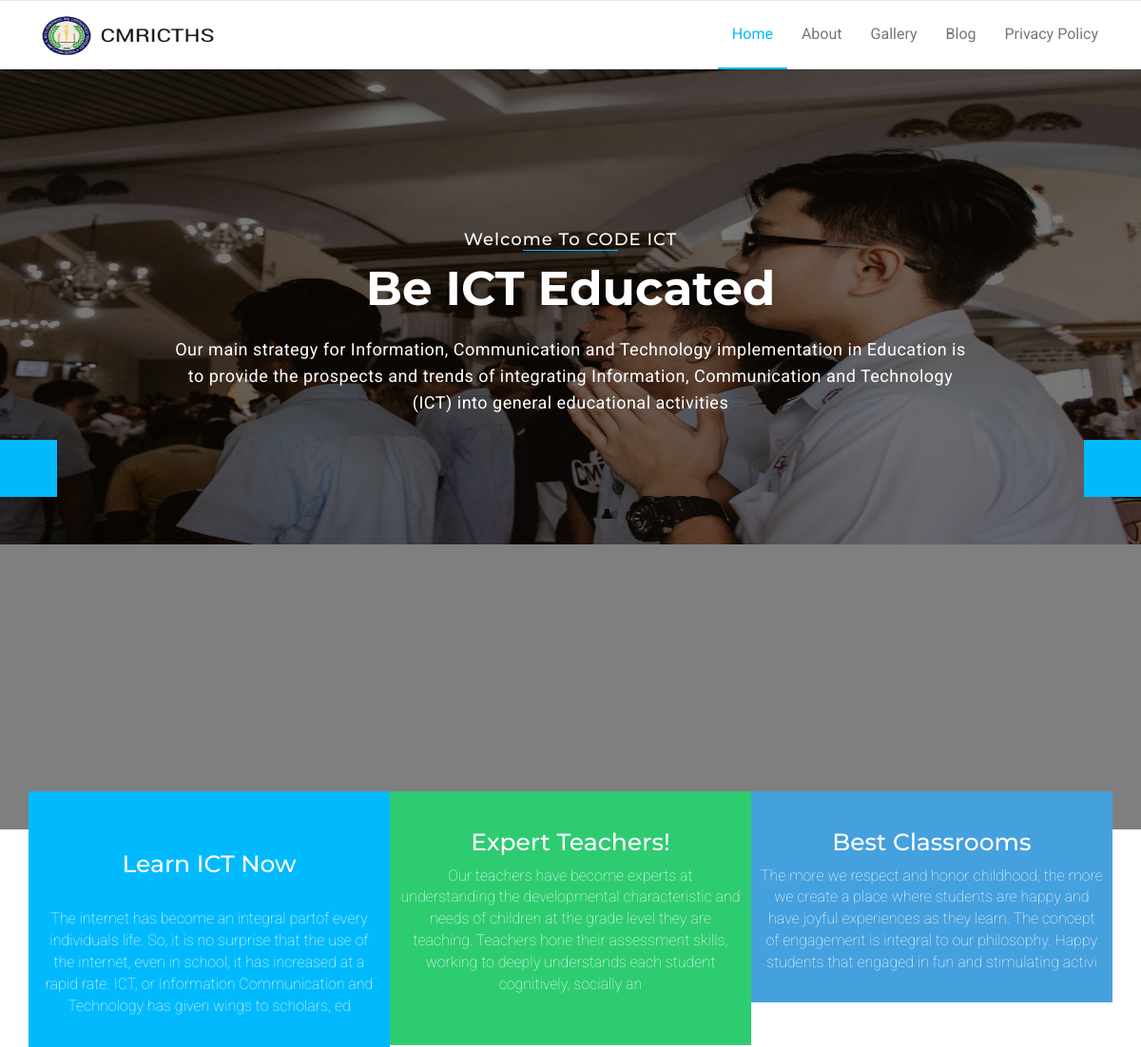
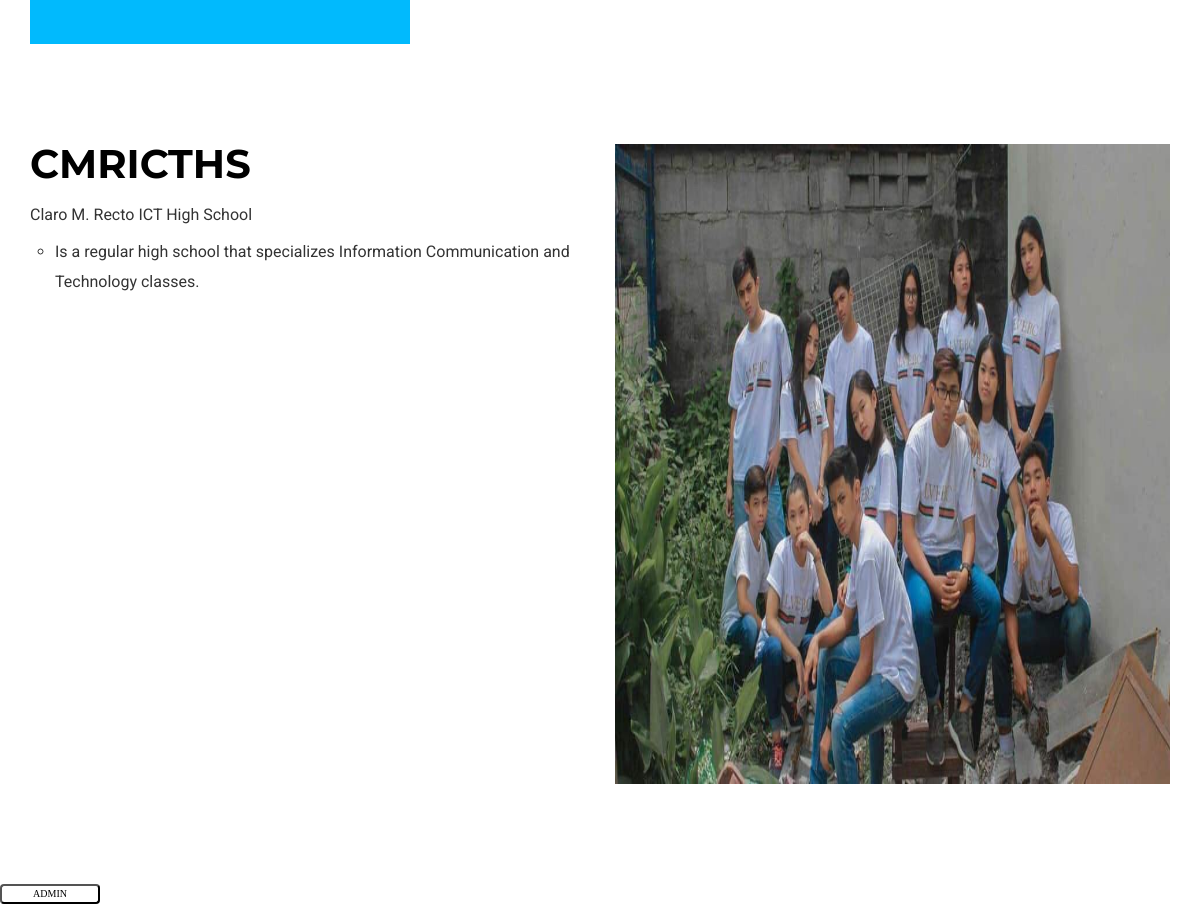
Page /function_complete/Home.php on the committed database (2 pictures, top to bottom).
### tables this page shows
CREATE TABLE `home` (
  `position` varchar(11) NOT NULL,
  `inputs` text NOT NULL
);

CREATE TABLE `photo` (
  `position` varchar(255) NOT NULL,
  `photo` varchar(255) NOT NULL
);

### function_complete/Home.php (the view, shortened to what this page needs)
<html lang="en">
  <head>
</head>
    <link href="font-awesome.css" rel="stylesheet">
    <link href="bootstrap.css" rel="stylesheet">
    <link rel="stylesheet" type="text/css" href="slick.css">
    <link rel="stylesheet" href="jquery.fancybox.css" type="text/css" media="screen" />
    <link id="switcher" href="default-theme.css" rel="stylesheet">
    <link href="style.css" rel="stylesheet">
  </head>
  <body>
  <section id="mu-menu">
    <nav class="navbar navbar-default" role="navigation">
      <div class="container">
        <div class="navbar-header">
          <a class="navbar-brand" href="1.php"><img src="tle photos/LOGOO.png" width="200px" height="80px" style="margin-top: -25px;"></a>
        </div>
      <div id="navbar" class="navbar-collapse collapse">
          <ul id="top-menu" class="nav navbar-nav navbar-right main-nav">
            <li class="active"><a href="Home.php">Home</a></li>
            <li class="dropdown">
               <a href="About.php">About </a>
            </li>
            <li><a href="Gallery.php">Gallery</a></li>
            <li class="">
              <a href="Blog.php" >Blog </span></a>
            </li>
            <li><a href="Privacy Policy.php">Privacy Policy</a></li>
        </div>
      </div>
    </nav>
  </section>
  <section id="mu-slider">
    <div class="mu-slider-single">
      <div class="mu-slider-img">
        <figure>
          <img src="tle photos/pray.jpg" alt="img">
        </figure>
      </div>
      <div class="mu-slider-content">
	<h4>Welcome To CODE ICT</h4>
        <span></span>
        <h2>Be ICT Educated</h2>
        <p>Our main strategy for Information, Communication and Technology implementation in Education is to provide the prospects and trends of integrating Information, Communication and Technology (ICT) into general educational activities</p>
      </div>
    </div>
  </section>
  <section id="mu-service">
    <div class="container">
      <div class="row">
        <div class="col-lg-12 col-md-12">
          <div class="mu-service-area">
            <div class="mu-service-single">
			<?php
			include('connection.php');
			$position= "div1";
			$SQL = "SELECT * FROM home WHERE position='$position' LIMIT 1";
			$result = mysqli_query($conn, $SQL);
			$user = mysqli_fetch_assoc($result);
			?>
			<br>
              <h3><?php echo $user['inputs']; ?></h3>
			  <br>
			 <?php
			include('connection.php');
			$position= "div2";
			$SQL = "SELECT * FROM home WHERE position='$position' LIMIT 1";
			$result = mysqli_query($conn, $SQL);
			$user = mysqli_fetch_assoc($result);
			?>
              <p><?php echo $user['inputs']; ?></p>
			  <br>
			  <br>
            </div>
            <div class="mu-service-single">
           <?php
			include('connection.php');
			$position= "div3";
			$SQL = "SELECT * FROM home WHERE position='$position' LIMIT 1";
			$result = mysqli_query($conn, $SQL);
			$user = mysqli_fetch_assoc($result);
			?>
              <h3><?php echo $user['inputs']; ?></h3>
			<?php
			include('connection.php');
			$position= "div4";
			$SQL = "SELECT * FROM home WHERE position='$position' LIMIT 1";
			$result = mysqli_query($conn, $SQL);
			$user = mysqli_fetch_assoc($result);
			?>
              <p><?php echo $user['inputs']; ?> </p>
			  <br>
            </div>
            <div class="mu-service-single">
			<?php
			include('connection.php');
			$position= "div5";
			$SQL = "SELECT * FROM home WHERE position='$position' LIMIT 1";
			$result = mysqli_query($conn, $SQL);
			$user = mysqli_fetch_assoc($result);
			?>
              <h3><?php echo $user['inputs']; ?></h3>
			<?php
			include('connection.php');
			$position= "div6";
			$SQL = "SELECT * FROM home WHERE position='$position' LIMIT 1";
			$result = mysqli_query($conn, $SQL);
			$user = mysqli_fetch_assoc($result);
			?>
              <p><?php echo $user['inputs']; ?></p>
            </div>
          </div>
        </div>
      </div>
    </div>
  </section>
  <section id="mu-about-us">
    <div class="container">
      <div class="row">
        <div class="col-md-12">
          <div class="mu-about-us-area">
            <div class="row">
              <div class="col-lg-6 col-md-6">
                <div class="mu-about-us-left">
                  <div class="mu-title">
                    <h2>CMRICTHS</h2>
                  </div>
                  <p>Claro M. Recto ICT High School
                  <ul>
                    <li>Is a regular high school that specializes Information Communication and Technology classes.</li>
                </div>
              </div>
              <div class="col-lg-6 col-md-6">
                <div class="mu-about-us-right">
				<?php
			include('connection.php');
			$position= "front";
			$table = "photo";
			$SQL = "SELECT * FROM $table WHERE position='$position' LIMIT 1";
			$result = mysqli_query($conn, $SQL);
			$user = mysqli_fetch_assoc($result);
				?>
                  <img src="imported photos/<?php echo $user['photo'];?>" alt="img" height="80%" width="100%">
                </div>
              </div>
            </div>
          </div>
        </div>
      </div>
    </div>
  </section>
<a href="second.php"><button class="button" style="vertical-align:middle"><span>ADMIN</i>  </span></button></a>
  </body>
</html>

### function_complete/default-theme.css (style rules this page uses)
#mu-menu .navbar-default .navbar-nav > .active > a, #mu-menu .navbar-default .navbar-nav > .active > a:hover, #mu-menu .navbar-default .navbar-nav > .active > a:focus { color: #01bafd; border-bottom: 2px solid #01bafd; background-color: transparent; }
#mu-slider .mu-slider-single .mu-slider-content span { background-color: #01bafd; }

### function_complete/style.css (style rules this page uses)
body { background-color: #ffffff; font-family: "Roboto", sans-serif; color: #333333; font-size: 16px; overflow-x: hidden; }
ul { padding: 0; margin: 0; list-style: none; }
a { text-decoration: none; color: #333333; }
h1, h2, h3, h4, h5, h6 { font-family: "Montserrat", sans-serif; }
h2 { font-size: 30px; font-weight: 700; line-height: 40px; margin: 0; }
img { border: none; }
#mu-menu { display: inline; float: left; width: 100%; }
#mu-menu .navbar-header .navbar-brand { color: #333; font-family: "Montserrat", sans-serif; font-size: 26px; font-weight: bold; text-transform: uppercase; padding-top: 20px; letter-spacing: 0.5px; }
#mu-menu .navbar-default { background-color: #fff; border-radius: 0; border-left: none; border-right: none; margin-bottom: 0px; }
#mu-menu .navbar-default .navbar-nav li > a { border-bottom: 2px solid transparent; padding-bottom: 25px; padding-top: 25px; margin-bottom: -1px; -webkit-transition: all 0.5s; -moz-transition: all 0.5s; -ms-transition: all 0.5s; -o-transition: all 0.5s; transition: all 0.5s; }
#mu-slider { display: inline; float: left; width: 100%; }
#mu-slider .mu-slider-single { display: inline; float: left; width: 100%; position: relative; }
#mu-slider .mu-slider-single .mu-slider-img { display: inline; float: left; width: 100%; height: 500px; }
#mu-slider .mu-slider-single .mu-slider-img:after { background-color: rgba(0, 0, 0, 0.5); content: ''; position: absolute; left: 0; right: 0; top: 0; bottom: 0; }
#mu-slider .mu-slider-single .mu-slider-img figure { height: 100%; width: 100%; }
#mu-slider .mu-slider-single .mu-slider-img figure img { width: 100%; height: 100%; }
#mu-slider .mu-slider-single .mu-slider-content { color: #fff; position: absolute; left: 0; right: 0; top: 20%; padding: 0 15%; width: 100%; text-align: center; height: 100%; }
#mu-slider .mu-slider-single .mu-slider-content h4 { letter-spacing: 1px; margin-bottom: 0; }
#mu-slider .mu-slider-single .mu-slider-content span { display: inline-block; height: 1px; width: 100px; }
#mu-slider .mu-slider-single .mu-slider-content h2 { font-size: 50px; line-height: 80px; margin-bottom: 10px; }
#mu-slider .mu-slider-single .mu-slider-content p { font-size: 18px; letter-spacing: 0.5px; line-height: 28px; }
#mu-service { display: inline; float: left; margin-top: -40px; width: 100%; }
#mu-service .mu-service-area { display: inline; float: left; width: 100%; }
#mu-service .mu-service-area .mu-service-single { background-color: #01bafd; color: #fff; display: inline; float: left; padding: 20px 10px; text-align: center; width: 33.33%; }
#mu-service .mu-service-area .mu-service-single:nth-child(2) { background-color: #2ecc71; }
#mu-service .mu-service-area .mu-service-single:nth-child(3) { background-color: #45a0de; }
#mu-service .mu-service-area .mu-service-single h3 { font-size: 25px; }
#mu-service .mu-service-area .mu-service-single p { font-weight: lighter; }
#mu-about-us { display: inline; float: left; width: 100%; padding: 100px 0; }
#mu-about-us .mu-about-us-area { display: inline; float: left; width: 100%; }
#mu-about-us .mu-about-us-area .mu-about-us-left { display: inline; float: left; width: 100%; }
#mu-about-us .mu-about-us-area .mu-about-us-left h2 { font-size: 40px; margin-bottom: 20px; text-align: left; }
#mu-about-us .mu-about-us-area .mu-about-us-left ul { margin-left: 25px; margin-bottom: 15px; }
#mu-about-us .mu-about-us-area .mu-about-us-left ul li { line-height: 30px; list-style: circle; }
#mu-about-us .mu-about-us-area .mu-about-us-right { display: inline; float: left; width: 100%; display: block; width: 100%; background-color: #ccc; }
.mu-title { display: inline; float: left; text-align: center; width: 100%; }
.mu-title h2 { color: #000; margin-bottom: 10px; text-transform: uppercase; }

### function_complete/Home.php (style rules this page uses)
.button { display: inline-block; border-radius: 4px; color: black; text-align: center; font-size: 10px; height: 20px; width: 100px; transition: all 0.5s; background-color: white; font-family: Century Gothic; }
.button span { display: inline-block; position: relative; transition: 0.5s; }
.button span:after { content: '\00bb'; position: absolute; opacity: 0; top: 0; right: -20px; transition: 0.5s; }

### rows in the picture
home: inputs "Learn ICT Now"
home: inputs "The internet has become an integral partof every individuals life. So, it is no surprise that the use of the internet, even in school, it has increased at a rapid rate. ICT, or Information Communication and Technology has given wings to scholars, ed"
home: inputs "Expert Teachers!"
home: inputs "Our teachers have become experts at understanding the developmental characteristic and needs of children at the grade level they are teaching. Teachers hone their assessment skills, working to deeply understands each student cognitively, socially an"
home: inputs "Best Classrooms"
home: inputs "The more we respect and honor childhood, the more we create a place where students are happy and have joyful experiences as they learn. The concept of engagement is integral to our philosophy. Happy students that engaged in fun and stimulating activi"
photo: photo (picture)
